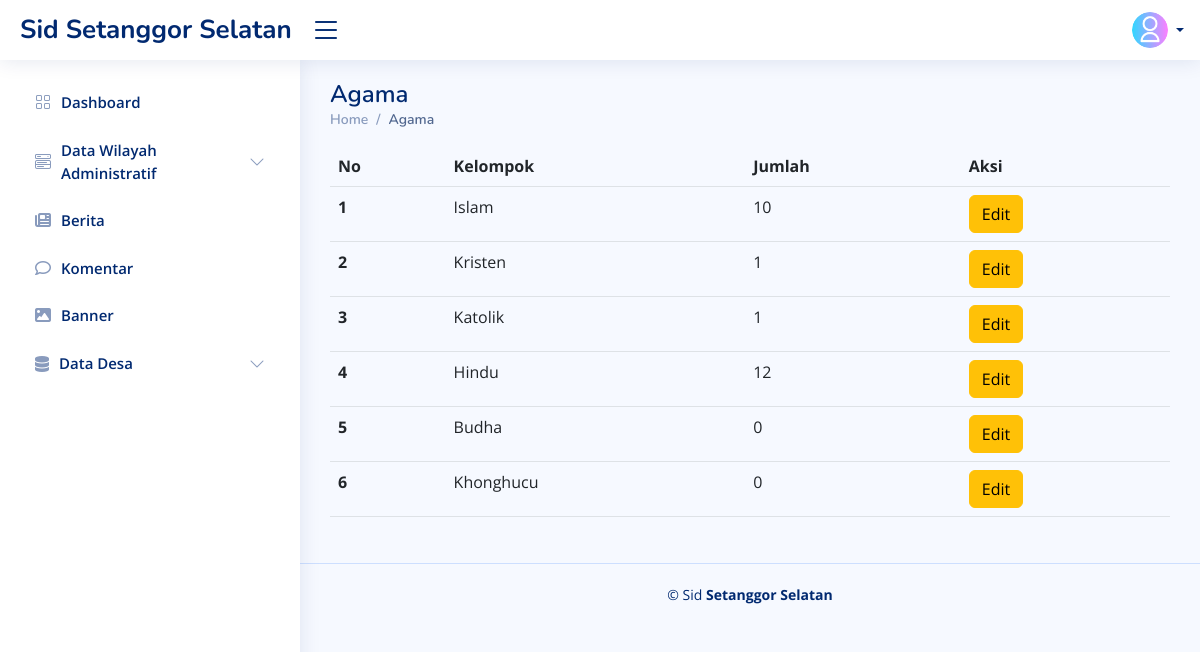
Screenshot of /index.php/admin_data_desa/agama with the database file from the repository.
### tables this page shows
CREATE TABLE `agama` (
  `id` int(11) NOT NULL,
  `kelompok` varchar(50) NOT NULL,
  `jumlah` int(10) NOT NULL
);

### application/helpers/sid_helper.php (called while the page is built, shortened)
<?php
function viewAdmin($folder, $file, $data)
{
    $ci = get_instance();
    $ci->load->view('admin/tamplates/header', $data);
    $ci->load->view('admin/tamplates/sidebar', $data);
    $ci->load->view('admin/' . $folder . '/' . $file, $data);
}

### application/controllers/Admin_data_desa.php (called while the page is built, shortened)
<?php
class Admin_data_desa extends CI_Controller{
    public function agama(){
        $data['title'] = "Pendidikan Di Tempuh";
        $data['data'] = $this->db->get('agama')->result_array();
        viewAdmin('Data_desa','agama',$data);
    }
}

### index.php (called while the page is built, shortened)
<?php
require_once BASEPATH.'core/CodeIgniter.php';

### application/views/admin/Data_desa/agama.php (the view, shortened to what this page needs)
<main id="main" class="main">
  <div class="pagetitle">
    <h1>Agama</h1>
    <nav>
      <ol class="breadcrumb">
        <li class="breadcrumb-item"><a href="index.html">Home</a></li>
        <li class="breadcrumb-item active">Agama</li>
      </ol>
    </nav>
  <section class="section dashboard">
    <div class="row">
      <div class="col-lg-12">
        <table class="table">
          <thead>
            <tr>
              <th scope="col">No</th>
              <th scope="col">Kelompok</th>
              <th scope="col">Jumlah</th>
              <th scope="col">Aksi</th>
            </tr>
          </thead>
          <tbody>
            <?php $no = 1; ?>
            <?php foreach ($data as $row) : ?>
              <tr>
                <th scope="row"><?= $no; ?></th>
                <td><?= $row['kelompok']; ?></td>
                <td><?= $row['jumlah']; ?></td>
                <td>
                  <a href="<?= base_url(); ?>Admin_data_desa/edit_agama/<?= $row['id']; ?>" class="btn btn-warning">Edit</a>
                </td>
              </tr>
              <?php $no++; ?>
            <?php endforeach; ?>
          </tbody>
        </table>
      </div>
    </div>
  </section>
</main>

### assets/admin/assets/css/style.css (style rules this page uses)
:root { scroll-behavior: smooth; }
body { font-family: "Open Sans", sans-serif; background: #f6f9ff; color: #444444; }
a { color: #4154f1; text-decoration: none; }
h1, h2, h3, h4, h5, h6 { font-family: "Nunito", sans-serif; }
#main { margin-top: 60px; padding: 20px 30px; transition: all 0.3s; }
.pagetitle { margin-bottom: 10px; }
.pagetitle h1 { font-size: 24px; margin-bottom: 0; font-weight: 600; color: #012970; }
.breadcrumb { font-size: 14px; font-family: "Nunito", sans-serif; color: #899bbd; font-weight: 600; }
.breadcrumb a { color: #899bbd; transition: 0.3s; }
.breadcrumb .breadcrumb-item::before { color: #899bbd; }
.breadcrumb .active { color: #51678f; font-weight: 600; }
@media (min-width: 1200px) { #main, #footer { margin-left: 300px; } }

### rows the page displays
agama: kelompok "Islam", jumlah "10"
agama: kelompok "Kristen", jumlah "1"
agama: kelompok "Katolik", jumlah "1"
agama: kelompok "Hindu", jumlah "12"
agama: kelompok "Budha", jumlah "0"
agama: kelompok "Khonghucu", jumlah "0"
